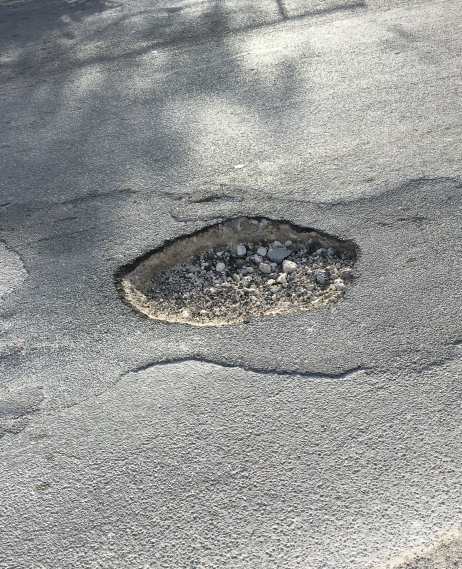
#> input picture images/2.jpg, 462 x 569 px
$ python haar_like_feature_extraction.py
#> lines starting #> are read from the running program, lines starting #| are printed output that depends on the picture
import numpy as np
import matplotlib.pyplot as plt

from skimage.io import imread
from skimage.transform import resize
from skimage.feature import haar_like_feature_coord
from skimage.feature import draw_haar_like_feature

#resizing image
img = imread('images/2.jpg')
#> img is the input picture: shape (569, 462, 3); mean R, G, B 150.4, 151.9, 150.4
img = resize(img, (100, 100))
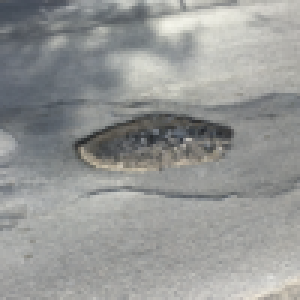
#> img: shape (100, 100, 3) float64 (shown 3 times larger); mean R, G, B 0.59, 0.596, 0.59
#> (the run stopped early here; a loop or call above may not have finished)
